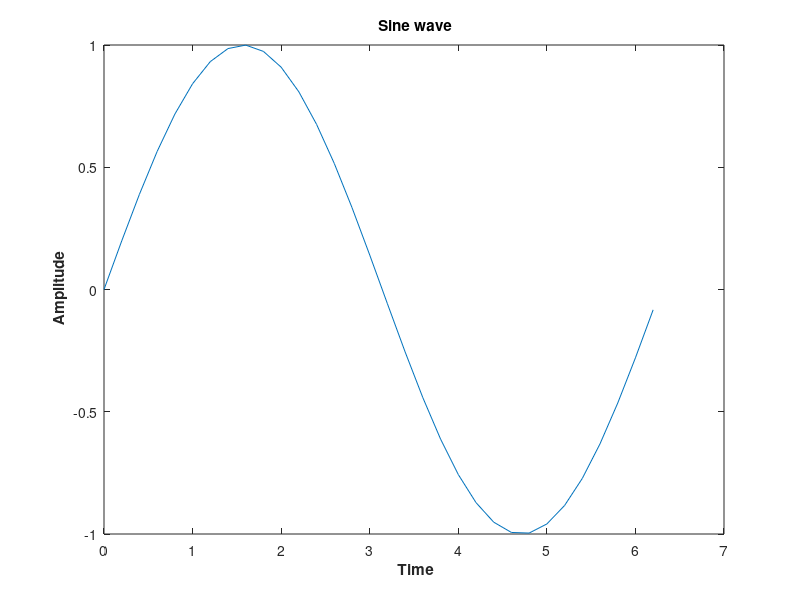
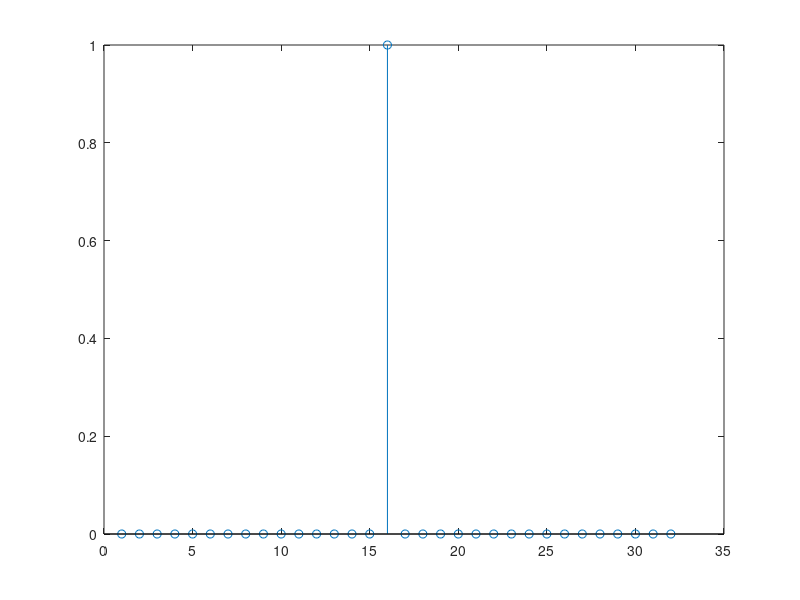
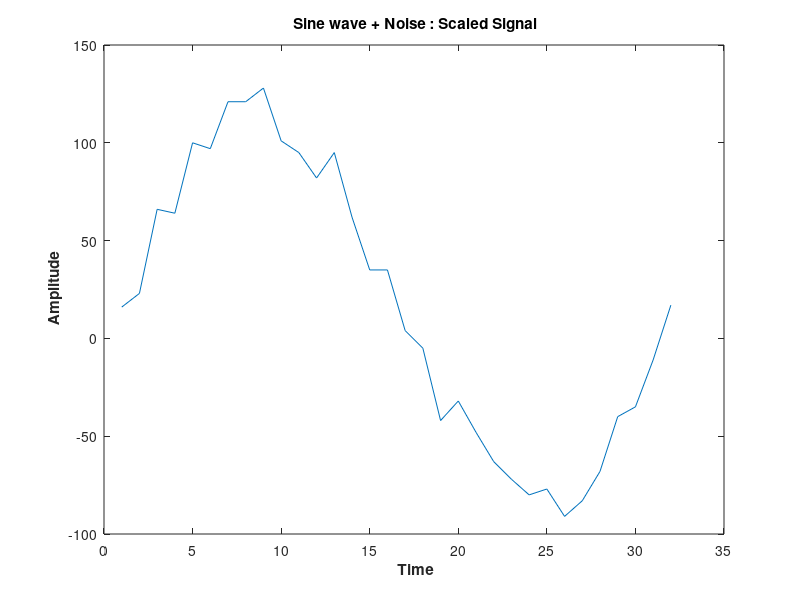

Recreate these plots in MATLAB, in order.
% Generate a sine wave
close all; clear all;
fs = 5;
Amp = 1;
t = 0:1/fs:2*pi; % time vector
sine_wave = Amp*sin(t);
figure();
plot(t, sine_wave);
xlabel('\bf Time');
ylabel('\bf Amplitude');
title('\bf Sine wave');


% Add a noise
a = 0.3; % upper limit
b = 0; % lower limit
noise = (b-a).*rand(length(sine_wave),1) + a; noise = noise';
sine_noise = (sine_wave + noise);
sine_norm = sine_noise / max(abs(sine_noise));
figure();plot(1:length(sine_norm), sine_norm);
xlabel('\bf Time');
ylabel('\bf Amplitude');
title('\bf Sine wave + Noise');

% Impulse 
impulse = [zeros(1,15), 1, zeros(1,16)];
stem(impulse)


% Convert from real to integers
total_wordlength = 16;
scaling = 7;
sine_noise_integers = round(sine_norm.*(2^scaling));
figure();plot(1:length(sine_noise_integers), sine_noise_integers);
xlabel('\bf Time');
ylabel('\bf Amplitude');
title('\bf Sine wave + Noise : Scaled Signal');


% Convert from integers to binary
sine_noise_in_binary_signed = dec2bin(mod((impulse),2^total_wordlength),total_wordlength);
yy = cellstr(sine_noise_in_binary_signed);
fid = fopen('impulse.txt', 'wt');
fprintf(fid, '%8s \n', yy{:});
disp('text file for signal finished');